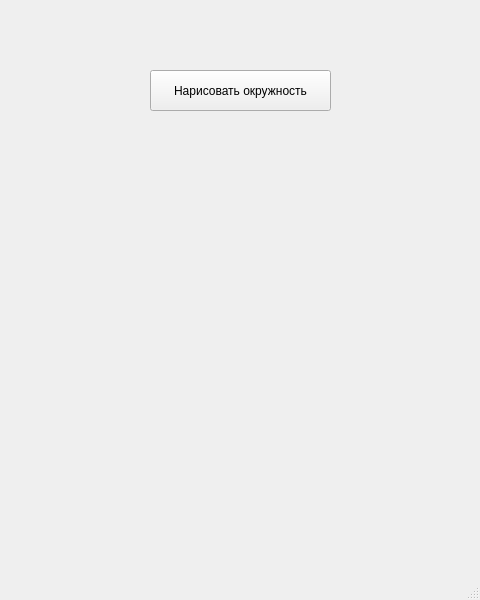
<?xml version="1.0" encoding="UTF-8"?>
<ui version="4.0">
 <class>MainWindow</class>
 <widget class="QMainWindow" name="MainWindow">
  <property name="geometry">
   <rect>
    <x>0</x>
    <y>0</y>
    <width>480</width>
    <height>600</height>
   </rect>
  </property>
  <property name="windowTitle">
   <string>MainWindow</string>
  </property>
  <widget class="QWidget" name="centralwidget">
   <widget class="QPushButton" name="pushButton">
    <property name="geometry">
     <rect>
      <x>150</x>
      <y>70</y>
      <width>181</width>
      <height>41</height>
     </rect>
    </property>
    <property name="text">
     <string>Нарисовать окружность</string>
    </property>
   </widget>
  </widget>
  <widget class="QMenuBar" name="menubar">
   <property name="geometry">
    <rect>
     <x>0</x>
     <y>0</y>
     <width>480</width>
     <height>26</height>
    </rect>
   </property>
  </widget>
  <widget class="QStatusBar" name="statusbar"/>
 </widget>
 <resources/>
 <connections/>
</ui>
